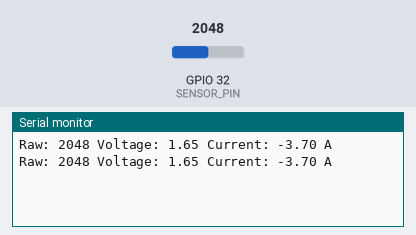
Recording of a program running on a simulated ESP32. Parts: the last lines printed to the serial monitor. The test bench sets the inputs (shaded band); at power-on: GPIO 32 (SENSOR_PIN) = 2048.

Above: at 1.2 s.
1.3 s: GPIO 32 (SENSOR_PIN) set to 2866
At 2.6 s:
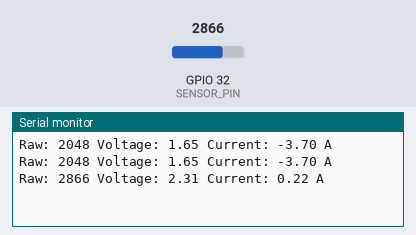
2.8 s: GPIO 32 (SENSOR_PIN) set to 3603
At 3.9 s:
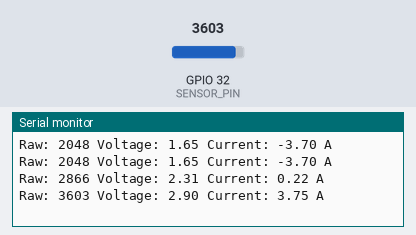
Timing chart, 0 to 5.8 s (numbered marks = the images above; inputs shaded):
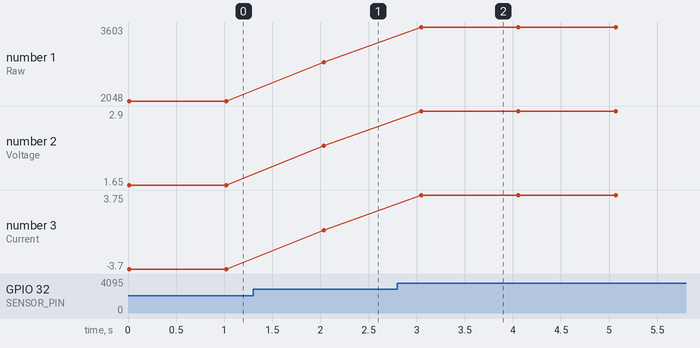

Measured:
- after the input at 1.3 s, the serial monitor: prints a new line after 0.73 s (image 1)
- after the input at 2.8 s, the serial monitor: prints a new line after 0.25 s (image 2)
- plotted number 1: 2048 → 2866 after the input at 1.3 s, 2866 → 3603 after the input at 2.8 s
- plotted number 2: 1.65 → 2.31 after the input at 1.3 s, 2.31 → 2.9 after the input at 2.8 s
- plotted number 3: -3.7 → 0.22 after the input at 1.3 s, 0.22 → 3.75 after the input at 2.8 s

The program:

main.cpp
```cpp
#include <Arduino.h>

#define SENSOR_PIN 32 // ACS712 divided output (GPIO32 is ADC1, safe with Wifi (ADC2))

void setup() {
  Serial.begin(115200);
}

void loop() {

  long sum = 0;

  for (int i = 0; i < 100; i++) {
    sum += analogRead(SENSOR_PIN); // Reads the raw 0-4095 value from the pin
  }

  int raw = sum / 100; // averages the values out of 100 readings
  float voltage = raw * (3.3 / 4095.0); // Raw ADC pin to ESP32 voltage conversion

  float sensorVoltage = voltage / 0.909; // Undoes voltage divider to read sensor output

  float current = (sensorVoltage - 2.5) / 0.185; //Undoes sensitivity to get amps

  Serial.print("Raw: ");
  Serial.print(raw);
  Serial.print(" Voltage: ");
  Serial.print(voltage);
  Serial.print(" Current: ");
  Serial.print(current);
  Serial.println(" A");

  delay(1000); // 1 Hz, KPI sample rate
}
```
